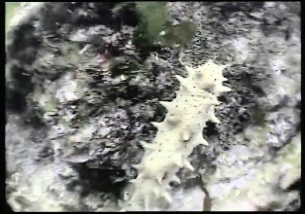
//> input picture image/img2.png, 305 x 214 px
$ ./main   (built with g++ and OpenCV 4)
//> lines starting //> are read from the running program, lines starting //| are printed output that depends on the picture; after the words box and inside, x2 and y2 are one past the last pixel; in counts of white or black regions, pixels touching at a corner belong together
#include "opencv2/imgproc/imgproc.hpp"
#include "opencv2/highgui/highgui.hpp"
#include <sys/time.h>
#include <iostream>

using namespace cv;
using namespace std;

Vec3b RandomColor(int value);  //生成随机颜色函数

const int mx[] = {0, 0, 1, -1};
const int my[] = {1, -1, 0, 0};
int v[1000][1000];
Mat image;

void dfs(int x, int y, Mat mask) {
  cout <<x<<' '<<y<<endl;
  image.at<Vec3b>(y, x) = Vec3b(0, 0, 0);
  imshow("AddWeighted Image", image);
  waitKey(1);
  int dx, dy;
  int mask_col = image.cols;
  int mask_row = image.rows;
  for (int i = 0; i < 4; i++) {
    dx = x + mx[i];
    dy = y + my[i];
    if (dx > 0 && dx < mask_col && dy > 0 && dy < mask_row && !v[dx][dy] && mask.at<int>(dy,dx) != -1) {
      v[dx][dy] = 1;
      dfs(dx,dy,mask);
    }
  }
}

//*******************************************************************//
//鼠标回调函数
int kx,ky;

void fun(int x,int y)
{
  kx = x;
  ky = y;
}
void OnMouseAction(int event,int x,int y,int flags,void *ustc)
{
  kx = ky = -1;
  if(event==CV_EVENT_LBUTTONDOWN)
  {
    cout<<"触发左键按下事件"<<endl;

    fun(x,y);
    cout <<kx<<'#'<<ky<<endl;
  }
}

int main() {
  struct timeval start, end;

//  namedWindow("After Watershed",WINDOW_NORMAL);

  image = imread("/home/j11218gpu/ljy_projects/paper/image/img2.png");    //载入RGB彩色图像
//> image is the input picture: 214 rows x 305 cols, CV_8UC3; mean B, G, R 123.7, 128.3, 127.5

  resize(image, image, Size(320, 240));
//> image: 240 rows x 320 cols, CV_8UC3

  gettimeofday(&start, NULL);

  //imshow("Source Image",image);

  //灰度化，滤波，Canny边缘检测
  Mat imageGray;
  cvtColor(image, imageGray, CV_RGB2GRAY);//灰度转换
  GaussianBlur(imageGray, imageGray, Size(5, 5), 2);   //高斯滤波
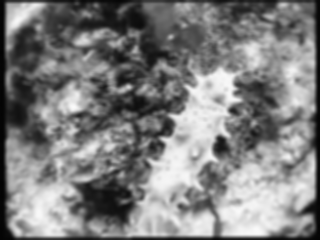
//> imageGray: 240 rows x 320 cols, CV_8UC1; min 3, max 250, mean 126.8
  //imshow("Gray Image",imageGray);
  int canny_key = 110;
  Canny(imageGray, imageGray, canny_key, canny_key * 3);
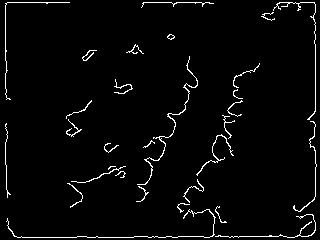
//> imageGray: 240 rows x 320 cols, CV_8UC1; 3% white in thin lines or dots
  //imshow("Canny Image",imageGray);

  //查找轮廓
  vector<vector<Point>> contours;
  vector<Vec4i> hierarchy;
  findContours(imageGray, contours, hierarchy, RETR_TREE, CHAIN_APPROX_SIMPLE, Point());
//> contours = 32 contours, 25 with area under 20; largest, box (x1, y1, x2, y2) and area: (137, 56, 198, 185) 65, (196, 134, 234, 176) 34, (215, 214, 316, 238) 27, (293, 121, 317, 212) 25, (167, 34, 175, 40) 24, (6, 209, 216, 238) 23, (273, 2, 316, 120) 22
  Mat imageContours = Mat::zeros(image.size(), CV_8UC1);  //轮廓
  Mat marks(image.size(), CV_32S);   //Opencv分水岭第二个矩阵参数
  marks = Scalar::all(0);
  int index = 0;
  int compCount = 0;
  for (; index >= 0; index = hierarchy[index][0], compCount++) {
    //对marks进行标记，对不同区域的轮廓进行编号，相当于设置注水点，有多少轮廓，就有多少注水点
    drawContours(marks, contours, index, Scalar::all(compCount + 1), 1, 8, hierarchy);
    drawContours(imageContours, contours, index, Scalar(255), 1, 8, hierarchy);
  }
//> this loop made 30 passes
//> index on passes 2 to 13: 2, 3, 4, 5, 6, 7, 8, 9, 10, 11, 12, 13
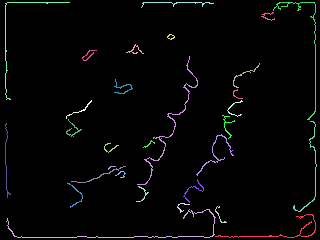
//> marks: 240 rows x 320 cols, CV_32SC1; 31 distinct labels, from 0 to 30; one colour per label, 0 black
//> after the loop, index = -1; compCount = 30

  //我们来看一下传入的矩阵marks里是什么东西
  Mat marksShows;
  convertScaleAbs(marks, marksShows);
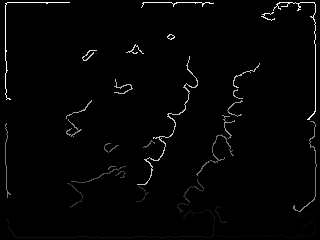
//> marksShows: 240 rows x 320 cols, CV_8UC1; min 0, max 30, mean 0.5; drawn with min black and max white
  imshow("marksShow", marksShows);
  imshow("轮廓", imageContours);
  watershed(image, marks);
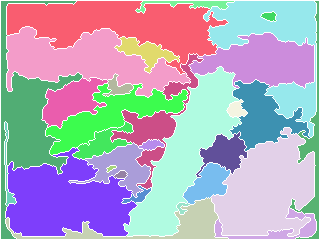
//> marks: 240 rows x 320 cols, CV_32SC1; 31 distinct labels, from -1 to 30; one colour per label, 0 black, -1 white

  gettimeofday(&end, NULL);

  double timeuse = (end.tv_sec - start.tv_sec) + (end.tv_usec - start.tv_usec) / 1000000.0;

  printf("time=%f\n", timeuse);

  //我们再来看一下分水岭算法之后的矩阵marks里是什么东西
  Mat afterWatershed;
  convertScaleAbs(marks, afterWatershed);
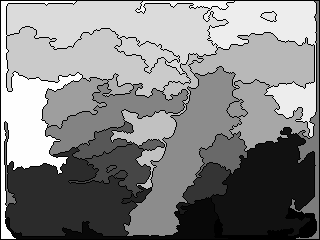
//> afterWatershed: 240 rows x 320 cols, CV_8UC1; min 1, max 30, mean 16.2; drawn with min black and max white
  imshow("After Watershed", afterWatershed);

// [15 lines of commented-out code are left out]
  Mat wshed;
  //addWeighted(image, 0.4, PerspectiveImage, 0.6, 0, wshed);
  Mat PerspectiveImage = Mat::zeros(image.size(), CV_8UC3);
  for (int i = 0; i < marks.rows; i++) {
    for (int j = 0; j < marks.cols; j++) {
      int index = marks.at<int>(i, j);
      if (marks.at<int>(i, j) == -1) {
        circle(image, Point(j, i), 3, Scalar(0, 0, 0));
        //image.at<Vec3b>(i, j) = Vec3b(0, 0, 0);
      }
    }
  }
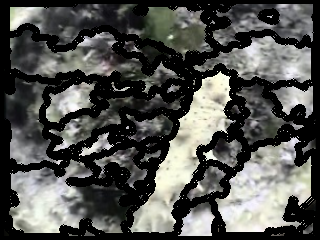
//> image: 240 rows x 320 cols, CV_8UC3; mean B, G, R 80.8, 84.1, 83.5
//> after the loop, index = -1

  imshow("AddWeighted Image", image);
  setMouseCallback("AddWeighted Image",OnMouseAction);
  while(1)
  {

    if(kx!=-1){
      cout <<kx<<'*'<<ky<<endl;
      dfs(kx,ky,marks);
      imwrite("/home/j11218gpu/ljy_projects/paper/image/img_wshed2.png", image);
    }
    imshow("AddWeighted Image dfs", image);
    waitKey(1);
  }

  waitKey();
}

Vec3b RandomColor(int value) {
  value = value % 255;  //生成0~255的随机数
  RNG rng;
//        int aa=rng.uniform(0,value);
//        int bb=rng.uniform(0,value);
//        int cc=rng.uniform(0,value);

  int aa = 255;
  int bb = 255;
  int cc = 255;
  return Vec3b(aa, bb, cc);
}

$ run again, with image/img1.png copied over image/img2.png
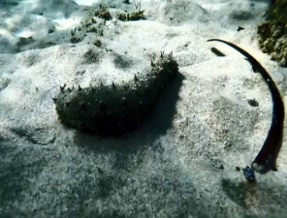
//> input picture image/img1.png, 287 x 218 px
//> image is the input picture: 218 rows x 287 cols, CV_8UC3; mean B, G, R 124.9, 132, 116.6
//> contours = 29 contours, 19 with area under 20; largest, box (x1, y1, x2, y2) and area: (231, 41, 318, 205) 118, (235, 52, 252, 63) 87, (235, 52, 251, 63) 70, (276, 109, 288, 118) 61, (276, 109, 288, 118) 54
//> the loop `for (; index >= 0; index = hierarchy[index][0], compCount++)` made 22 passes
//> index on passes 2 to 9: 2, 3, 4, 5, 7, 8, 9, 10
//> after the loop `for (; index >= 0; index = hierarchy[index][0], compCount++)`:
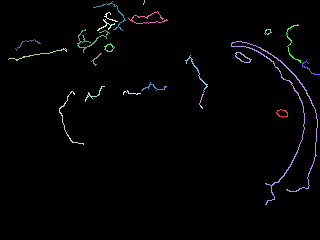
//> marks: 240 rows x 320 cols, CV_32SC1; 23 distinct labels, from 0 to 22; one colour per label, 0 black
//> after the loop `for (; index >= 0; index = hierarchy[index][0], compCount++)`: index = -1; compCount = 22
//> after the loop `for (int i = 0; i < marks.rows; i++)`:
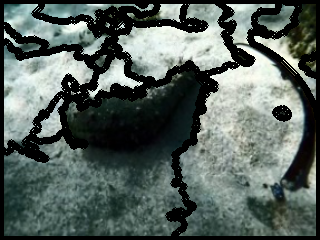
//> image: 240 rows x 320 cols, CV_8UC3; mean B, G, R 93.2, 98.3, 86.8
//> after the loop `for (int i = 0; i < marks.rows; i++)`: index = -1

$ run again, with image/img3.png copied over image/img2.png
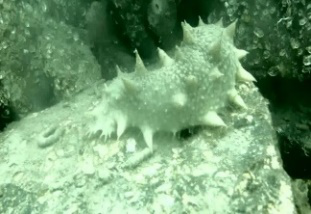
//> input picture image/img3.png, 311 x 214 px
//> image is the input picture: 214 rows x 311 cols, CV_8UC3; mean B, G, R 116.4, 157.3, 116.9
//> `Canny(imageGray, imageGray, canny_key, canny_key * 3);`:
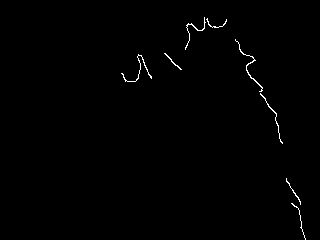
//> imageGray: 240 rows x 320 cols, CV_8UC1; 0.61% white in thin lines or dots, all inside (x1, y1, x2, y2) = (121, 17, 306, 240)
//> contours = 8 contours, 7 with area under 20; largest, box (x1, y1, x2, y2) and area: (235, 39, 263, 92) 29
//> after the loop `for (; index >= 0; index = hierarchy[index][0], compCount++)`: index = -1; compCount = 8
//> after the loop `for (int i = 0; i < marks.rows; i++)`:
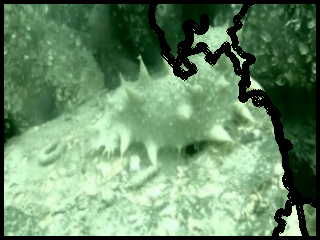
//> image: 240 rows x 320 cols, CV_8UC3; mean B, G, R 104, 140, 104.3
//> after the loop `for (int i = 0; i < marks.rows; i++)`: index = -1

$ run again, with image/img4.png copied over image/img2.png
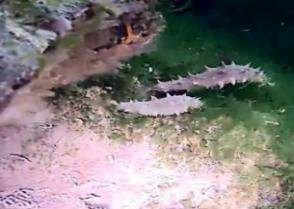
//> input picture image/img4.png, 294 x 209 px
//> image is the input picture: 209 rows x 294 cols, CV_8UC3; mean B, G, R 123.2, 124.5, 130.2
//> contours = 8 contours, 7 with area under 20; largest, box (x1, y1, x2, y2) and area: (119, 106, 222, 136) 50
//> the loop `for (; index >= 0; index = hierarchy[index][0], compCount++)` made 7 passes
//> index on passes 2 to 7: 1, 2, 4, 5, 6, 7
//> after the loop `for (; index >= 0; index = hierarchy[index][0], compCount++)`: index = -1; compCount = 7
//> after the loop `for (int i = 0; i < marks.rows; i++)`:
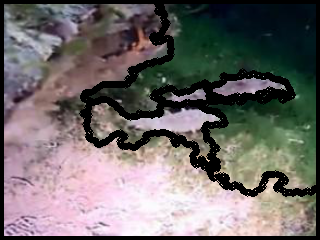
//> image: 240 rows x 320 cols, CV_8UC3; mean B, G, R 105.5, 106.2, 111.5
//> after the loop `for (int i = 0; i < marks.rows; i++)`: index = -1
